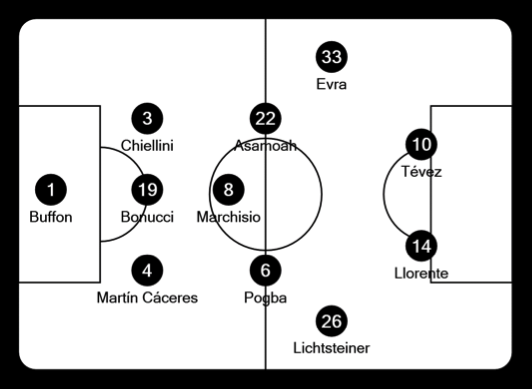
#> input picture data/lineup/2014-15/matchday1/png/2014316_lu-Juventus.png, 532 x 389 px
$ python detect_circles.py   (older library calls are emulated)
#> lines starting #> are read from the running program, lines starting #| are printed output that depends on the picture; after the words box and inside, x2 and y2 are one past the last pixel; in counts of white or black regions, pixels touching at a corner belong together
import cv2
import numpy as np

img_name = "2014316_lu-Juventus.png"
original = cv2.imread(img_name)
#> original is the input picture: shape (389, 532, 3); mean B, G, R 196.6, 196.6, 196.6
imgray = cv2.cvtColor(original, cv2.COLOR_BGR2GRAY)
ret, thresh = cv2.threshold(imgray, 127, 255, 0)
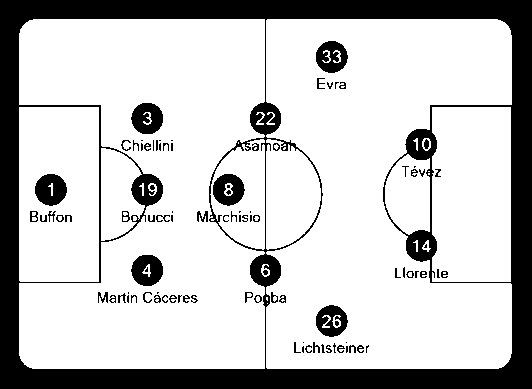
#> thresh: shape (389, 532); 77.1% white; 96 black regions (35 under 20 px)
# retval, image = cv2.threshold(original, 50, 255, cv2.THRESH_BINARY)

# el = cv2.getStructuringElement(cv2.MORPH_ELLIPSE, (5, 5))
# image = cv2.dilate(imgray, el, iterations=6)
#
cv2.imwrite("dilated.png", imgray)

im2, contours, hierarchy = cv2.findContours(
    thresh,
    cv2.RETR_LIST,
    cv2.CHAIN_APPROX_SIMPLE
)
#> contours = 154 contours, 52 with area under 20; largest, box (x1, y1, x2, y2) and area: (19, 19, 265, 369) 60878, (266, 19, 512, 369) 60374, (19, 107, 99, 282) 13746, (432, 107, 511, 282) 13379, (266, 139, 321, 250) 4510

drawing = cv2.imread(img_name)

centers = []
radii = []
for contour in contours:
    area = cv2.contourArea(contour)

    # there is one contour that contains all others, filter it out
    if area > 500:
        continue

    br = cv2.boundingRect(contour)
    radii.append(br[2])

    m = cv2.moments(contour)
#> (the run stopped early here; a loop or call above may not have finished)

$ run again, with data/lineup/2014-15/matchday1/png/2014307_lu-AS_Roma.png copied over data/lineup/2014-15/matchday1/png/2014316_lu-Juventus.png
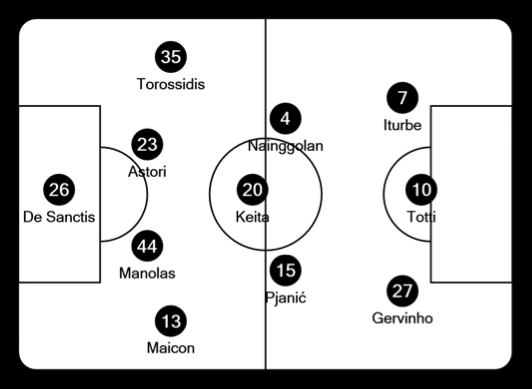
#> input picture data/lineup/2014-15/matchday1/png/2014307_lu-AS_Roma.png, 532 x 389 px
#> original is the input picture: shape (389, 532, 3); mean B, G, R 196.7, 196.6, 196.7
#> `ret, thresh = cv2.threshold(imgray, 127, 255, 0)`:
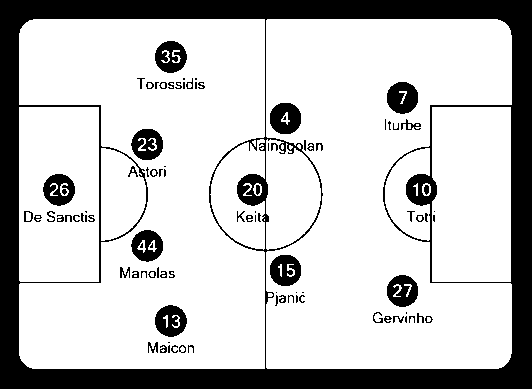
#> thresh: shape (389, 532); 77.2% white; 93 black regions (32 under 20 px)
#> contours = 148 contours, 47 with area under 20; largest, box (x1, y1, x2, y2) and area: (19, 19, 265, 369) 62133, (266, 19, 512, 369) 61996, (19, 107, 99, 282) 13746, (432, 107, 511, 282) 13486, (266, 139, 321, 250) 4423

$ run again, with data/lineup/2014-15/matchday1/png/2014307_lu-PFC_CSKA_Moskva.png copied over data/lineup/2014-15/matchday1/png/2014316_lu-Juventus.png
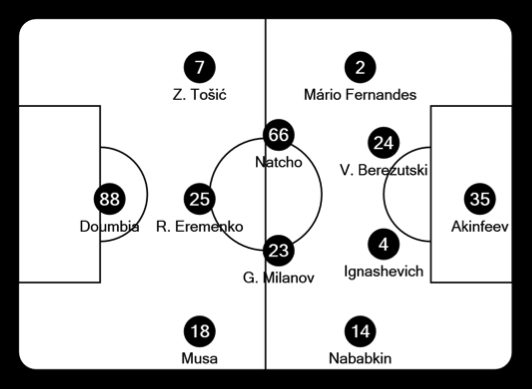
#> input picture data/lineup/2014-15/matchday1/png/2014307_lu-PFC_CSKA_Moskva.png, 532 x 389 px
#> original is the input picture: shape (389, 532, 3); mean B, G, R 196.1, 196.1, 196.1
#> `ret, thresh = cv2.threshold(imgray, 127, 255, 0)`:
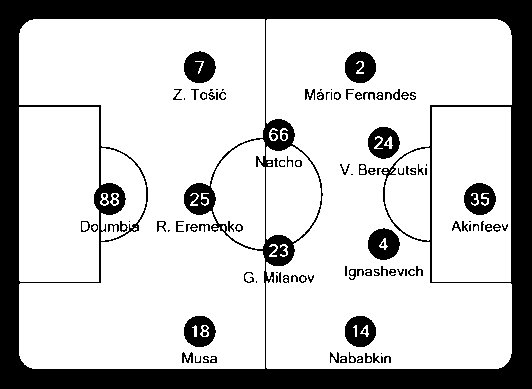
#> thresh: shape (389, 532); 76.9% white; 114 black regions (37 under 20 px)
#> contours = 184 contours, 62 with area under 20; largest, box (x1, y1, x2, y2) and area: (19, 19, 265, 369) 61310, (266, 19, 512, 369) 61036, (19, 107, 99, 282) 13662, (432, 107, 511, 282) 13572, (211, 139, 265, 249) 4372

$ run again, with data/lineup/2014-15/matchday1/png/2014308_lu-FC_Bayern_München.png copied over data/lineup/2014-15/matchday1/png/2014316_lu-Juventus.png
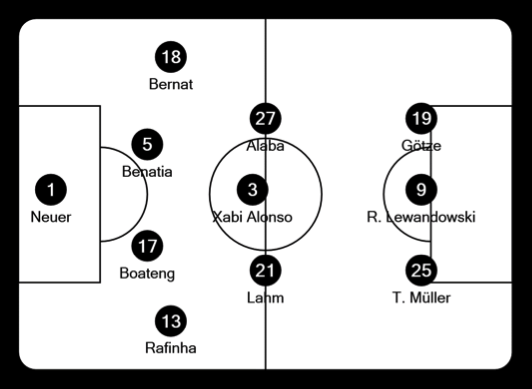
#> input picture data/lineup/2014-15/matchday1/png/2014308_lu-FC_Bayern_München.png, 532 x 389 px
#> original is the input picture: shape (389, 532, 3); mean B, G, R 196.6, 196.6, 196.6
#> `ret, thresh = cv2.threshold(imgray, 127, 255, 0)`:
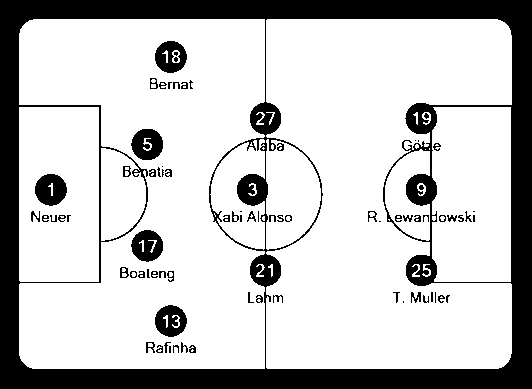
#> thresh: shape (389, 532); 77.1% white; 77 black regions (21 under 20 px)
#> contours = 145 contours, 59 with area under 20; largest, box (x1, y1, x2, y2) and area: (19, 19, 265, 369) 61330, (266, 19, 512, 369) 59808, (19, 107, 99, 282) 13746, (432, 107, 511, 282) 13266, (266, 139, 321, 250) 4494
